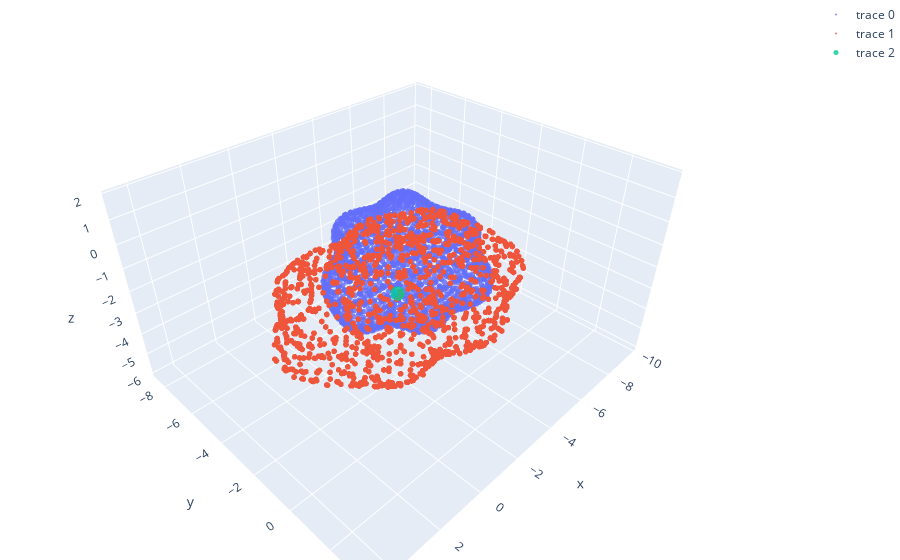

The notebook cell saved with this chart:
### Code cell
import plotly
import plotly.graph_objs as go
def plotly_scatter(pointsets, sizes=None, opacity=0.8):
    data = []
    #sizes = [np.ones(len(p))*s for p,s in zip(pointsets,sizes)]
    for p, s in zip(pointsets, sizes):
        a,b,c = p[:,0], p[:,1], p[:,2]
        markerparams=dict(size=s,sizemode='area',opacity=opacity)
        trace = go.Scatter3d(x=a, y=b, z=c, mode='markers', marker=markerparams)
        data.append(trace)
    layout = go.Layout(margin={'l': 0, 'r': 0, 'b': 0, 't': 0})
    plot_figure = go.Figure(data=data, layout=layout)
    plotly.offline.iplot(plot_figure)


# plotly_scatter([
#     sesmol.sampled_coords,
#                 myv,
#     np.array([[0,0,0]])],
#                 #mol.GetConformer(0).GetPositions().mean(0)[:,None].T],
#                [2,2,5])

plotly_scatter([
    vert+min_coords,
                myv,
    np.array([[0,0,0]])],
                #mol.GetConformer(0).GetPositions().mean(0)[:,None].T],
               [2,2,5])

### Figure 1 — Plotly figure (JSON) as saved in the notebook; plotly's stock layout.template omitted (floating-point values rounded to 4 significant figures; data arrays with more than 128 entries replaced by an {"elided": "..."} marker saying what was removed)
{"data": [{"marker": {"opacity": 0.8, "size": 2, "sizemode": "area"}, "mode": "markers", "type": "scatter3d", "x": {"elided": "1930 float values"}, "y": {"elided": "1930 float values"}, "z": {"elided": "1930 float values"}}, {"marker": {"opacity": 0.8, "size": 2, "sizemode": "area"}, "mode": "markers", "type": "scatter3d", "x": {"elided": "8052 float values"}, "y": {"elided": "8052 float values"}, "z": {"elided": "8052 float values"}}, {"marker": {"opacity": 0.8, "size": 5, "sizemode": "area"}, "mode": "markers", "type": "scatter3d", "x": [0], "y": [0], "z": [0]}], "layout": {"margin": {"b": 0, "l": 0, "r": 0, "t": 0}}}
